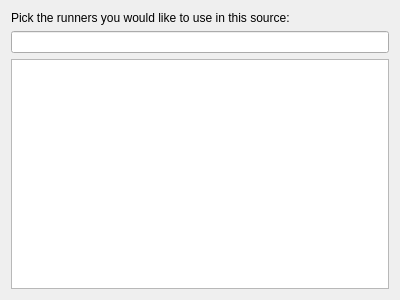
<?xml version="1.0" encoding="UTF-8"?>
<ui version="4.0">
 <class>RunnerConfigurationWidget</class>
 <widget class="QWidget" name="RunnerConfigurationWidget">
  <property name="geometry">
   <rect>
    <x>0</x>
    <y>0</y>
    <width>400</width>
    <height>300</height>
   </rect>
  </property>
  <property name="windowTitle">
   <string>Form</string>
  </property>
  <layout class="QVBoxLayout" name="verticalLayout">
   <item>
    <widget class="QLabel" name="label">
     <property name="text">
      <string>Pick the runners you would like to use in this source:</string>
     </property>
    </widget>
   </item>
   <item>
    <widget class="KListWidgetSearchLine" name="m_searchLine"/>
   </item>
   <item>
    <widget class="KListWidget" name="m_listWidget"/>
   </item>
  </layout>
 </widget>
 <customwidgets>
  <customwidget>
   <class>KListWidgetSearchLine</class>
   <extends>KLineEdit</extends>
   <header>klistwidgetsearchline.h</header>
  </customwidget>
  <customwidget>
   <class>KLineEdit</class>
   <extends>QLineEdit</extends>
   <header>klineedit.h</header>
  </customwidget>
  <customwidget>
   <class>KListWidget</class>
   <extends>QListWidget</extends>
   <header>klistwidget.h</header>
  </customwidget>
 </customwidgets>
 <resources/>
 <connections/>
</ui>
